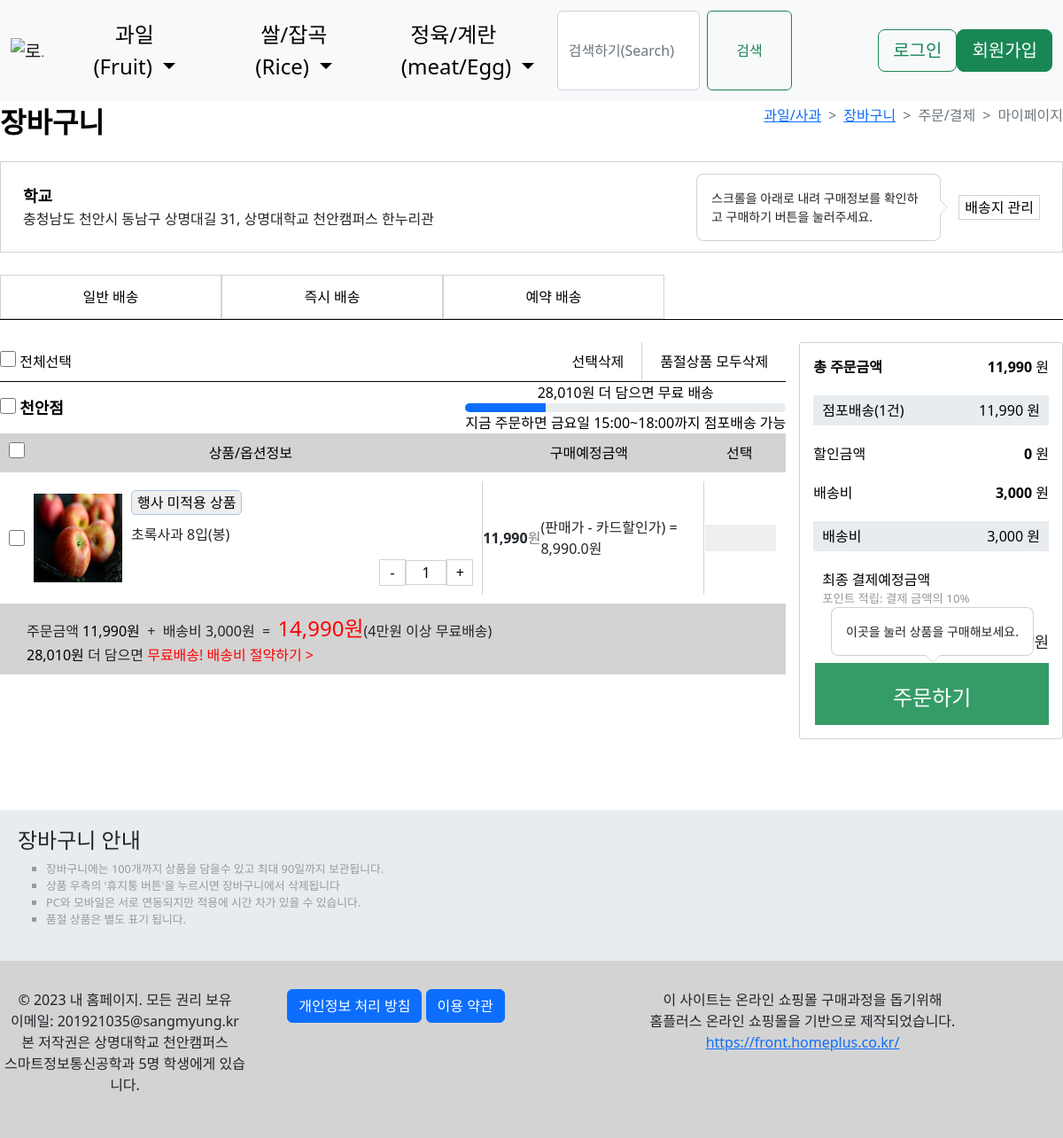
Page /cart/1/ on the committed database.
### helpyou/models.py (models this page shows, shortened)
class Product(models.Model):
    categorybig = models.ForeignKey(CategoryBig, on_delete=models.CASCADE, default='')
    categorysmall = models.ForeignKey(CategorySmall, on_delete=models.CASCADE, default='')
    name = models.CharField(max_length=30)  # 상품명
    country = models.CharField(max_length=30) # 원산지
    price = models.IntegerField() # 가격
    unit = models.CharField(max_length=10) # 단위 (개 or BAG) 예) 몇 개당 얼마
    card = models.CharField(max_length=30, null=False, default='3000') # 배송비 3000원
    delivery = models.CharField(max_length=30, null=False, default='3000') # 배송비 3000원
    main_image = models.ImageField(upload_to='helpyou/files/%Y/%m/%d', blank=True) # 메인 이미지
    sub_image1 = models.ImageField(upload_to='helpyou/files/%Y/%m/%d', blank=True) # 서브 이미지 1
    sub_image2 = models.ImageField(upload_to='helpyou/files/%Y/%m/%d', blank=True)  # 서브 이미지 2
    sub_image3 = models.ImageField(upload_to='helpyou/files/%Y/%m/%d', blank=True)  # 서브 이미지 3

### helpyou/views.py (the view)
# urls.py: path('cart/<int:pk>/', views.Cart.as_view()),                   # 장바구니
class Cart(DetailView):
    model = Product
    template_name='helpyou/cart.html'
    product = CategorySmall.objects.all()
    def get_context_data(self, **kwargs):
        context = super(Cart, self).get_context_data()  # lecture_list를 가져옴 # 상위에서 가져오기 때문
        context['categoriesbig'] = CategoryBig.objects.all()  # CategoryBig DB의 내용
        context['categoriessmall'] = CategorySmall.objects.all()  # CategoryBig DB의 내용
        return context

### helpyou/templates/helpyou/cart.html (shortened to what this page needs)
{% extends 'helpyou/base.html' %}
{% load static %}
{% load mathfilters %}
{% load humanize %}
    {% block css_area %}
      <link href="{% static 'helpyou/css/cart.css' %}" rel="stylesheet" type="text/css">
    {% endblock %}
    {% block main_area %}
    <link href="https://cdn.jsdelivr.net/npm/bootstrap@5.2.3/dist/css/bootstrap.min.css" rel="stylesheet"
>
    <div class="cart-title-container">
      <span class="cart-title">장바구니</span>
      <nav style="--bs-breadcrumb-divider: '>';" aria-label="breadcrumb">
        <ol class="breadcrumb">
            <li class="breadcrumb-item"><a href="/category/과일/사과/{{ product.pk }}">과일/사과</a></li>
            <li class="breadcrumb-item"><a href="/cart/{{ product.pk }}">장바구니</a></li>
            <li class="breadcrumb-item active" aria-current="page">주문/결제</li>
            <li class="breadcrumb-item active" aria-current="page">마이페이지</li>
        </ol>
      </nav>
    </div>
    <div class="cart-address-container">
      <div class="cart-address">
        <div class="location-address">
        <span class="location">학교</span>
        <div class="address">
          충청남도 천안시 동남구 상명대길 31, 상명대학교 천안캠퍼스 한누리관
        </div>
      </div>
        <div class="admin-address-button-container">
          <button type="button" class="admin-address-button"
          data-bs-container="body" data-bs-toggle="popover" data-bs-placement="left"
                  data-bs-content="스크롤을 아래로 내려 구매정보를 확인하고 구매하기 버튼을 눌러주세요." id="scrollGuide">배송지 관리</button>
        </div>
      </div>
    </div>
    <div class="bodywrapper">
      <div class="address-method-button-container">
        <div class="address-method-button">
          <button type="button" >일반 배송</button>
          <button type="button" >즉시 배송</button>
          <button type="button" >예약 배송</button>
        </div>
      </div>
      <div class="order-container">
        <div class="order-left-container">
          <div class="all-check-del-container">
            <div class="all-check-container">
              <label for="all-check">
              <input type="checkbox" id="all-check" class="check-check">
              <span>전체선택</span>
            </label>
            </div>
            <div class="del-container">
              <span class="choose-del"> <button type="button" style="border-right: 1px solid lightgray;">선택삭제</button></span>
              <span class="soldout-del"><button type="button">품절상품 모두삭제</button></span>
            </div>
          </div>
          <div class="choose-container">
            <div class="location-freedel-container">
              <div class="location-container">
                <label for="location-check">
                  <input type="checkbox" id="location-check" class="check-check">
                  <span class="location">천안점</span>
                </label>
              </div>
              <div class="free-del-container">
                <div class="freedel-container">
                  <div class="free-del" style="display: inline;"></div><span>{{ 40000|sub:product.price|intcomma }}원 더 담으면 무료 배송</span>
                </div>
                <div class="free-progress-container">
                  <div class="progress" style="height: 10px;">
                    <div class="progress-bar" role="progressbar" aria-label="Example 1px high" style="width: 25%;" aria-valuenow="25" aria-valuemin="0" aria-valuemax="100"></div>
                  </div>
                </div>
                <div class="del-time-container">
                  <span class="del-time">지금 주문하면 금요일 15:00~18:00까지 점포배송 가능</span>
                </div>
              </div>
            </div>
            <div class="option-product-pricedel-container">
              <div class="option-container" id="option-product-pricedel-same">
                <div class="check-title" style="flex: 0;">
                  <input type="checkbox" id="option" class="check-check"></input>
                </div>
                <div class="product-option-title" style="flex: 6;">
                  <span>상품/옵션정보</span>
                </div>
                <div class="buy-expect-title" style="flex: 3;">
                  <span>구매예정금액</span>
                </div>
                <div class="choose-title" style="flex: 1;">
                  <span>선택</span>
                </div>
              </div>
              <div class="buy-expect-container">
                <div class="check" style="flex: 0;"><input type="checkbox" id="option" class="check-check"></input></div>
                <div class=" product-option" style="flex: 6; display: flex; flex-direction: row; align-items: center;">
                  <div class="product-image" style="height: auto; width: auto;">
                      <img src="{{ product.main_image.url }}" alt="{{ product.name }}" width="100px" height="100px"></img>
                  </div>
                  <div class="product-image-right">
                  <div class="product-title-container">
                    <button type="button" class="event-button">행사 미적용 상품 </button>
                    <p class="product-title">{{ product.name }}</p>
                  </div>
                  <div class="adjust-quantity-container">
                    <button class="minus" type="button">-</button>
                      <input type="text" value="1"></input>
                    <button class="plus" type="button">+</button>
                </div>
                </div>
              </div>
                <div class="buy-expect" style="flex: 3;">
                  <div class="expected-price">{{ product.price|intcomma }}</div><span style="color: gray;">원</span>
                  <div>(판매가 - 카드할인가) = {{ product.price|sub:product.card|intcomma }}원</div>
                </div>
                <div class="choose" style="flex: 1;">
                  <button type="button" class="trash-can-button"></button>
                </div>
              </div>
              <div class="delprice-container" id="option-product-pricedel-same">
                <div class="receipt">
                  주문금액 <span class="order-price">{{ product.price|intcomma }}원</span> &nbsp;+ &nbsp;배송비 {{ product.delivery|intcomma }}원 &nbsp;= &nbsp;<span class="total-price">{{ product.price|add:product.delivery|intcomma }}원</span>(4만원 이상 무료배송)
                </div>
                <div class="save-delprice">
                  <span total-product-price>{{40000|sub:product.price|intcomma}}원 </span>더 담으면 <span> <a href="#" style="text-decoration: none; color: red;"> 무료배송! 배송비 절약하기 ></a></span>
                </div>
              </div>
            </div>
          </div>
        </div>
        <div class="order-right-container">
          <div class="total-container">
            <div class="pay-container">
            <div class="right-total-price-container">
              <span id="more-bold">총 주문금액</span>
              <div class="right-total-price">
                <span class="right-total" id="more-bold">{{product.price|intcomma}}</span><span> 원</span>
              </div>
            </div>
          </div>
          <div class="totalbox-container">
            <div class="right-totalbox-price-container">
              <span>점포배송(<span class="num">1</span><span>건)</span></span>
              <div class="right-totlabox-price">
                <span class="right-total">{{ product.price|intcomma }}<span> 원</span></span>
              </div>
            </div>
          </div>
          <div class="discount-container">
            <div class="right-discount-price-container">
              <span>할인금액</span>
              <div class="right-discount-price">
                <span class="right-account" id="more-bold">0</span><span> 원</span>
              </div>
            </div>
          </div>
        <div class="deliver-container">
          <div class="right-deliver-price-container">
            <span>배송비</span>
            <div class="right-deliver-price">
              <span class="right-deliver" id="more-bold">{{ product.delivery|intcomma }}</span><span> 원</span>
            </div>
          </div>
        </div>
        <div class="deliverbox-container">
          <div class="right-deliverbox-price-container">
            <span>배송비</span>
            <div class="right-deliverbox-price">
              <span class="right-deliverbox">{{ product.delivery|intcomma }} 원</span>
            </div>
          </div>
        </div>
      <div class="pay-befo-container">
        <div class="pay-accum-container">
          <span>최종 결제예정금액</span>
          <p class="accum-point">포인트 적립: 결제 금액의 10%</p>
        </div>
        <div class="pay-befo-price-container">
          <span class="right-total" style="color: red; font-size: x-large;">{{product.price|add:product.delivery|intcomma}}</span><sub style="font-size: large;">원</sub>
      </div>
      </div>
      <div class="payment-button" id="target">
        <button type="button" onclick="location.href='/payment/{{ product.pk }}'"
        id="cartPopover"
        data-bs-container="body" data-bs-toggle="popover" data-bs-placement="bottom"
        data-bs-content="이곳을 눌러 상품을 구매해보세요."
        >주문하기</button>
      </div>
    </div>
        </div>
      </div>
      <div class="cart-explain-container">
        <h4>장바구니 안내</h4>
        <ul class="cart-explain">
          <li>장바구니에는 100개까지 상품을 담을수 있고 최대 90일까지 보관됩니다.</li>
          <li>상품 우측의 '휴지통 버튼'을 누르시면 장바구니에서 삭제됩니다</li>
          <li>PC와 모바일은 서로 연동되지만 적용에 시간 차가 있을 수 있습니다.</li>
          <li>품절 상품은 별도 표기 됩니다.</li>
        </ul>
      </div>
    </div>
  {% endblock %}

### helpyou/static/helpyou/css/cart.css (style rules this page uses)
.cart-title-container { margin-bottom: 20px; display: flex; justify-content: space-between; align-items: center; }
.cart-address-container { border: 1px solid lightgray; padding: 25px; margin-bottom: 25px; }
.cart-address { display: flex; justify-content: space-between; align-items: center; }
.cart-title { font-size: xx-large; font-weight: bold; }
.admin-address-button { border: 1px solid lightgray; background-color: white; }
.address-method-button-container { border-bottom: 1px solid black; margin-bottom: 25px; }
.address-method-button { display: flex; gap: 0; }
.address-method-button button { padding: 10px 20px; background-color: white; color: black; border: 1px solid lightgray; width: 250px; height: 50px; }
.order-container { display: flex; }
.order-left-container { flex: 9; }
.check-check { width: 18px; height: 18px; }
.all-check-del-container { display: flex; justify-content: space-between; align-items: center; border-bottom: 1px solid black; }
.del-container { display: flex; gap: 0; }
.del-container button { padding: 10px 20px; background-color: white; color: black; border: none; text-align: center; }
.location-freedel-container { display: flex; justify-content: space-between; align-items: center; }
.location { font-weight: bold; text-align: center; font-size: 18px; }
.free-del-container { text-align: center; }
.freedel-container { color: red; }
.option-container { background-color: lightgrey; padding: 10px; text-align: center; display: flex; }
.buy-expect-container { display: flex; }
.total-price { color: red; font-size: x-large; }
.delprice-container { background-color: lightgrey; padding: 10px; }
.delprice-container div { margin-left: 20px; }
.buy-expect-container { padding: 10px; display: flex; }
.check { display: flex; justify-content: center; align-items: center; }
.product-option { padding: 10px; }
.event-button { width: auto; height: auto; color: black; font-size: 16px; border: 1px solid rgb(173, 197, 230); cursor: pointer; border-radius: 5px; }
.product-image-right { display: flex; flex-direction: column; flex: auto; margin-left: 10px; }
.product-title { margin-top: 10px; }
.adjust-quantity-container { display: flex; justify-content: right; align-items: center; }
.adjust-quantity-container button { background-color: white; color: black; border: 1px solid lightgray; width: 30px; height: 30px; text-align: center; }
.adjust-quantity-container input[type="text"] { width: 12%; box-sizing: border-box; border: 1px solid lightgray; text-align: center; }
.buy-expect { display: flex; justify-content: center; align-items: center; border-right: 1px solid lightgray; border-left: 1px solid lightgray; }
.expected-price { font-weight: bold; }
.choose { display: flex; justify-content: center; align-items: center; }
.trash-can-button { border: none; width: 80px; height: 30px; }
.order-right-container { flex: 3; border: 1px solid lightgray; border-radius: 3px; margin-left: 15px; }
.total-container { padding: 15px; }
.right-total-price-container, .right-discount-price-container, .right-deliver-price-container { display: flex; justify-content: space-between; align-items: center; margin-bottom: 20px; }
.right-deliverbox-price-container, .right-totalbox-price-container { display: flex; justify-content: space-between; align-items: center; padding: 5px 10px 5px 10px; background-color: #e9ecef; margin-bottom: 20px; }
#more-bold { font-weight: bold; }
.pay-befo-container { display: flex; flex-direction: column; flex: auto; margin-left: 10px; }
.pay-befo-price-container { display: flex; justify-content: right; align-items: center; }
.accum-point { font-size: smaller; color: #999; }
.payment-button { display: flex; justify-content: center; align-items: center; }
.payment-button button { -webkit-box-flex: 1; flex-grow: 1; min-width: 250px; height: 70px; margin-left: 2px; margin-top: 10px; line-height: 75px; font-size: 24px; color: rgb(255, 255, 255); background-color: rgb(53, 156, 103); border: none; }
.cart-explain-container { background-color: #e9ecef; padding: 20px; margin-top: 5rem; }
.cart-explain li { list-style-type: square; color: #999; font-size: 0.8em; }

### helpyou/static/helpyou/css/nav.css (style rules this page uses)
span { color: #000000; }

### helpyou/static/helpyou/css/footer.css (style rules this page uses)
html { position: relative; min-height: 100%; }
body { margin: 0; }

### rows in the picture
Product: price "28,010", main_image (picture), name "초록사과 8입(봉)", price "11,990", price|sub "8,990.0", delivery "3,000", price|add "14,990"
